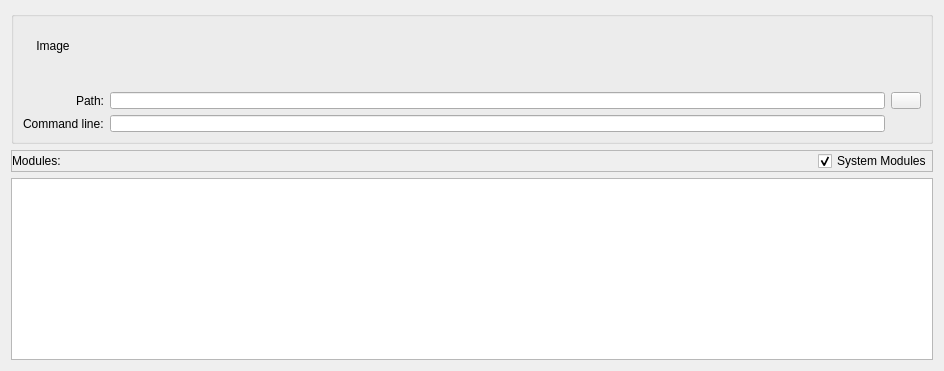
<?xml version="1.0" encoding="UTF-8"?>
<ui version="4.0">
 <class>UIProcessView</class>
 <widget class="QWidget" name="UIProcessView">
  <property name="geometry">
   <rect>
    <x>0</x>
    <y>0</y>
    <width>944</width>
    <height>371</height>
   </rect>
  </property>
  <property name="windowTitle">
   <string>Form</string>
  </property>
  <layout class="QVBoxLayout" name="verticalLayout">
   <item>
    <widget class="QGroupBox" name="groupBox">
     <property name="minimumSize">
      <size>
       <width>0</width>
       <height>120</height>
      </size>
     </property>
     <property name="title">
      <string/>
     </property>
     <property name="flat">
      <bool>false</bool>
     </property>
     <layout class="QGridLayout" name="gridLayout">
      <item row="0" column="0" rowspan="2">
       <widget class="QLabel" name="labelIcon">
        <property name="minimumSize">
         <size>
          <width>60</width>
          <height>40</height>
         </size>
        </property>
        <property name="maximumSize">
         <size>
          <width>60</width>
          <height>60</height>
         </size>
        </property>
        <property name="text">
         <string>Image</string>
        </property>
        <property name="alignment">
         <set>Qt::AlignCenter</set>
        </property>
       </widget>
      </item>
      <item row="0" column="1">
       <widget class="QLabel" name="labelFileVersion">
        <property name="text">
         <string/>
        </property>
        <property name="textInteractionFlags">
         <set>Qt::LinksAccessibleByMouse|Qt::TextSelectableByMouse</set>
        </property>
       </widget>
      </item>
      <item row="0" column="2">
       <widget class="QLabel" name="labelPid">
        <property name="minimumSize">
         <size>
          <width>80</width>
          <height>0</height>
         </size>
        </property>
        <property name="text">
         <string/>
        </property>
        <property name="textInteractionFlags">
         <set>Qt::LinksAccessibleByMouse|Qt::TextSelectableByMouse</set>
        </property>
       </widget>
      </item>
      <item row="1" column="1">
       <widget class="QLabel" name="labelFileName">
        <property name="text">
         <string/>
        </property>
        <property name="textInteractionFlags">
         <set>Qt::LinksAccessibleByMouse|Qt::TextSelectableByMouse</set>
        </property>
       </widget>
      </item>
      <item row="1" column="2">
       <widget class="QLabel" name="labelStartTime">
        <property name="minimumSize">
         <size>
          <width>80</width>
          <height>0</height>
         </size>
        </property>
        <property name="text">
         <string/>
        </property>
        <property name="textInteractionFlags">
         <set>Qt::LinksAccessibleByMouse|Qt::TextSelectableByMouse</set>
        </property>
       </widget>
      </item>
      <item row="2" column="1">
       <widget class="QLabel" name="labelFileDescription">
        <property name="text">
         <string/>
        </property>
        <property name="textInteractionFlags">
         <set>Qt::LinksAccessibleByMouse|Qt::TextSelectableByMouse</set>
        </property>
       </widget>
      </item>
      <item row="2" column="2">
       <widget class="QLabel" name="labelExitTime">
        <property name="minimumSize">
         <size>
          <width>80</width>
          <height>0</height>
         </size>
        </property>
        <property name="maximumSize">
         <size>
          <width>16777215</width>
          <height>16777215</height>
         </size>
        </property>
        <property name="text">
         <string/>
        </property>
        <property name="textInteractionFlags">
         <set>Qt::LinksAccessibleByMouse|Qt::TextSelectableByMouse</set>
        </property>
       </widget>
      </item>
      <item row="3" column="0">
       <widget class="QLabel" name="label_3">
        <property name="text">
         <string>Path:</string>
        </property>
        <property name="alignment">
         <set>Qt::AlignRight|Qt::AlignTrailing|Qt::AlignVCenter</set>
        </property>
       </widget>
      </item>
      <item row="3" column="1" colspan="2">
       <widget class="QLineEdit" name="editPath">
        <property name="readOnly">
         <bool>true</bool>
        </property>
       </widget>
      </item>
      <item row="3" column="3">
       <widget class="QPushButton" name="btnLocate">
        <property name="maximumSize">
         <size>
          <width>30</width>
          <height>16777215</height>
         </size>
        </property>
        <property name="text">
         <string/>
        </property>
       </widget>
      </item>
      <item row="4" column="0">
       <widget class="QLabel" name="label_4">
        <property name="text">
         <string>Command line:</string>
        </property>
       </widget>
      </item>
      <item row="4" column="1" colspan="2">
       <widget class="QLineEdit" name="editCommandline">
        <property name="readOnly">
         <bool>true</bool>
        </property>
       </widget>
      </item>
     </layout>
    </widget>
   </item>
   <item>
    <widget class="QFrame" name="frame">
     <property name="frameShape">
      <enum>QFrame::StyledPanel</enum>
     </property>
     <property name="frameShadow">
      <enum>QFrame::Raised</enum>
     </property>
     <layout class="QHBoxLayout" name="horizontalLayout">
      <property name="spacing">
       <number>0</number>
      </property>
      <property name="leftMargin">
       <number>0</number>
      </property>
      <property name="topMargin">
       <number>0</number>
      </property>
      <property name="rightMargin">
       <number>0</number>
      </property>
      <property name="bottomMargin">
       <number>0</number>
      </property>
      <item>
       <widget class="QLabel" name="label">
        <property name="text">
         <string>Modules:</string>
        </property>
       </widget>
      </item>
      <item>
       <spacer name="horizontalSpacer">
        <property name="orientation">
         <enum>Qt::Horizontal</enum>
        </property>
        <property name="sizeHint" stdset="0">
         <size>
          <width>40</width>
          <height>20</height>
         </size>
        </property>
       </spacer>
      </item>
      <item>
       <widget class="QCheckBox" name="checkBoxSystemModules">
        <property name="text">
         <string>System Modules</string>
        </property>
        <property name="checked">
         <bool>true</bool>
        </property>
       </widget>
      </item>
     </layout>
    </widget>
   </item>
   <item>
    <widget class="QTreeView" name="treeViewModule"/>
   </item>
  </layout>
 </widget>
 <resources/>
 <connections/>
</ui>
